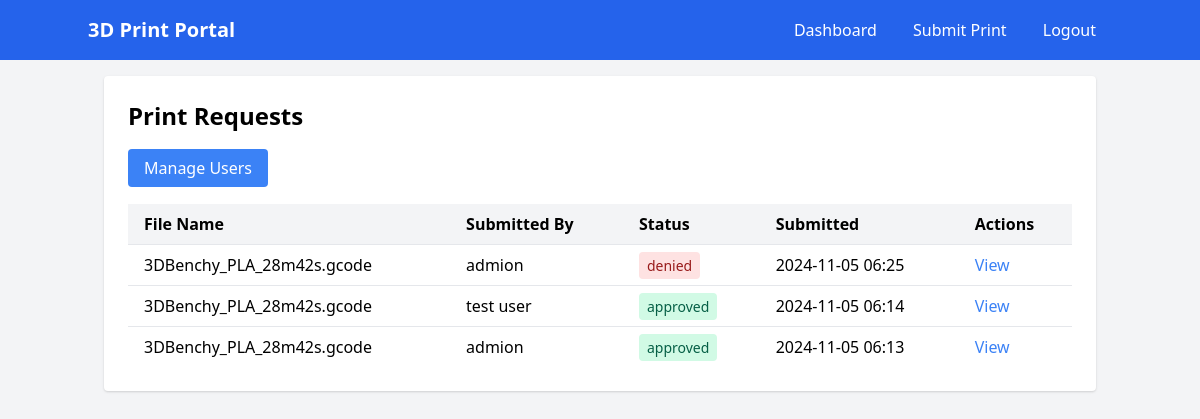
Page /dashboard (signed in) on the earlier database version.
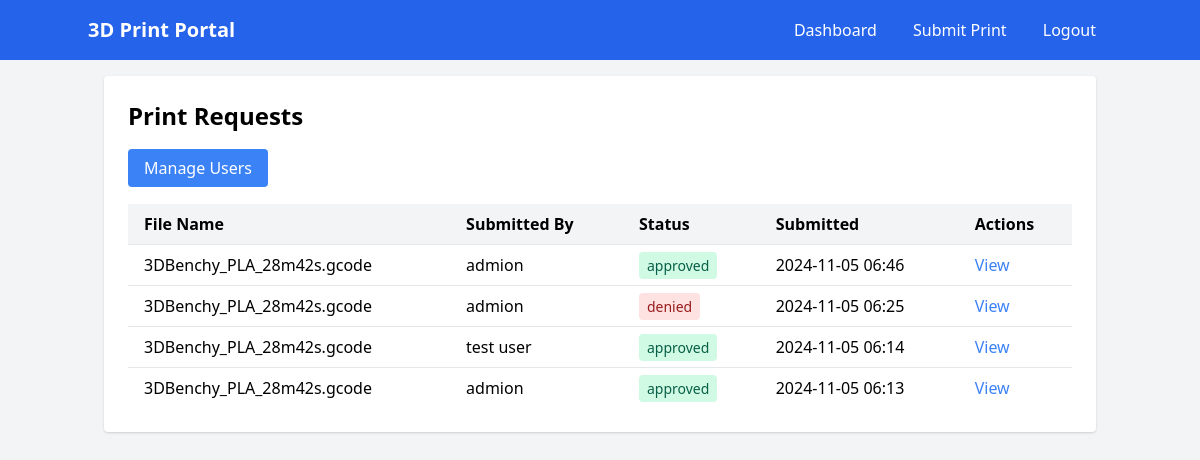
Same page on the later database version.
### app.py (models this page shows)
class PrintRequest(db.Model):
    id = db.Column(db.Integer, primary_key=True)
    filename = db.Column(db.String(120), nullable=False)
    filepath = db.Column(db.String(200), nullable=False)
    status = db.Column(db.String(20), default="pending")
    timestamp = db.Column(db.DateTime, default=datetime.utcnow)
    user_id = db.Column(db.Integer, db.ForeignKey("user.id"), nullable=False)
    notes = db.Column(db.Text)
    estimated_time = db.Column(db.Integer)
    material_type = db.Column(db.String(50))
    material_amount = db.Column(db.Float)
    layer_height = db.Column(db.Float)

class User(UserMixin, db.Model):
    id = db.Column(db.Integer, primary_key=True)
    username = db.Column(db.String(80), unique=True, nullable=False)
    email = db.Column(db.String(120), unique=True, nullable=False)
    id_number = db.Column(db.String(20), unique=True, nullable=False)
    password_hash = db.Column(db.String(120), nullable=False)
    is_admin = db.Column(db.Boolean, default=False)
    print_requests = db.relationship("PrintRequest", backref="user", lazy=True)

### app.py (the view)
@app.route("/dashboard")
@login_required
def dashboard():
    if current_user.is_admin:
        print_requests = PrintRequest.query.order_by(
            PrintRequest.timestamp.desc()
        ).all()
    else:
        print_requests = (
            PrintRequest.query.filter_by(user_id=current_user.id)
            .order_by(PrintRequest.timestamp.desc())
            .all()
        )
    return render_template("dashboard.html", print_requests=print_requests)

### app.py (called while the page is built)
@login_manager.user_loader
def load_user(user_id):
    return db.session.get(User, int(user_id))

### templates/dashboard.html
{% extends "base.html" %}
{% block content %}
<div class="bg-white p-6 rounded shadow">
    <h2 class="text-2xl font-bold mb-6">Print Requests</h2>
    {% if current_user.is_admin %}
    <div class="mb-6">
        <a href="{{ url_for('manage_users') }}"
           class="bg-blue-500 text-white px-4 py-2 rounded hover:bg-blue-600">
            Manage Users
        </a>
    </div>
    {% endif %}
    <table class="w-full">
        <thead>
            <tr class="bg-gray-100">
                <th class="px-4 py-2 text-left">File Name</th>
                <th class="px-4 py-2 text-left">Submitted By</th>
                <th class="px-4 py-2 text-left">Status</th>
                <th class="px-4 py-2 text-left">Submitted</th>
                <th class="px-4 py-2 text-left">Actions</th>
            </tr>
        </thead>
        <tbody>
            {% for request in print_requests %}
            <tr class="border-t">
                <td class="px-4 py-2">{{ request.filename }}</td>
                <td class="px-4 py-2">{{ request.user.username }}</td>
                <td class="px-4 py-2">
                    <span class="px-2 py-1 rounded text-sm
                        {% if request.status == 'pending' %}bg-yellow-100 text-yellow-800
                        {% elif request.status == 'approved' %}bg-green-100 text-green-800
                        {% elif request.status == 'denied' %}bg-red-100 text-red-800
                        {% endif %}">
                        {{ request.status }}
                    </span>
                </td>
                <td class="px-4 py-2">{{ request.timestamp.strftime('%Y-%m-%d %H:%M') }}</td>
                <td class="px-4 py-2">
                    <a href="{{ url_for('view_request', request_id=request.id) }}"
                       class="text-blue-500 hover:text-blue-700">View</a>
                </td>
            </tr>
            {% endfor %}
        </tbody>
    </table>
</div>
{% endblock %}

### templates/base.html (shortened to what this page needs)
<!DOCTYPE html>
<html lang="en">
<head>
    <link href="https://cdn.jsdelivr.net/npm/tailwindcss@2.2.19/dist/tailwind.min.css" rel="stylesheet">
</head>
<body class="bg-gray-100">
    <nav class="bg-blue-600 p-4 text-white">
        <div class="container mx-auto flex justify-between items-center">
            <a href="{{ url_for('index') }}" class="text-xl font-bold">3D Print Portal</a>
            {% if current_user.is_authenticated %}
            <div>
                <a href="{{ url_for('dashboard') }}" class="px-4 py-2">Dashboard</a>
                <a href="{{ url_for('submit_print') }}" class="px-4 py-2">Submit Print</a>
                <a href="{{ url_for('logout') }}" class="px-4 py-2">Logout</a>
            </div>
            {% endif %}
        </div>
    </nav>
    <div class="container mx-auto p-4">
        {% block content %}{% endblock %}
    </div>
</body>
</html>

Differences in the rows shown:
added PrintRequest: filename "3DBenchy_PLA_28m42s.gcode", user.username "admion", status "approved", timestamp "2024-11-05 06:46"
